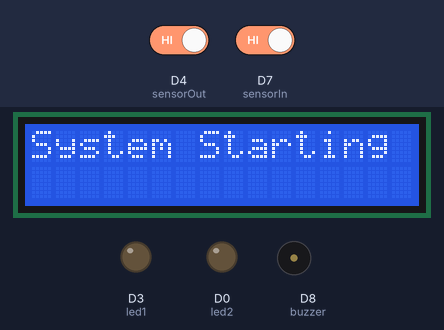
This sketch was run on a simulated ESP8266 (NodeMCU). Parts: 16×2 character LCD, output pins drawn as LEDs (lit = HIGH), buzzer (waves = sounding, pin HIGH). Inputs (shaded band) come from the test bench; at power-on: D7 (sensorIn) HIGH, D4 (sensorOut) HIGH. WiFi joins after 1.5 s; servers stay silent unless stated; uploads are accepted with an empty reply; the modem accepts every AT command (registered, SIM ready, sends succeed) and sends nothing else; what the sketch prints to the serial monitor is not drawn.

Above: at 2.1 s.
At 7.8 s:
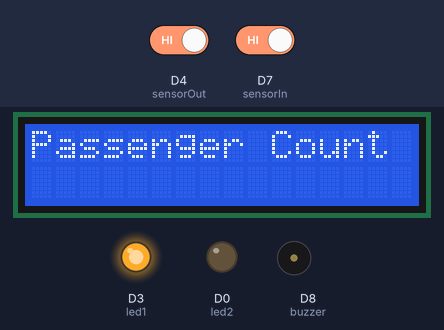
7.9 s: D7 (sensorIn) driven LOW
At 10.8 s:
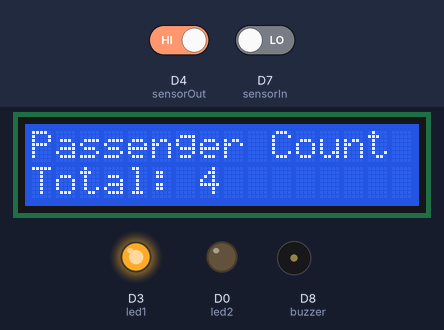
10.9 s: D7 (sensorIn) driven HIGH
12.4 s: D4 (sensorOut) driven LOW
At 12.63 s:
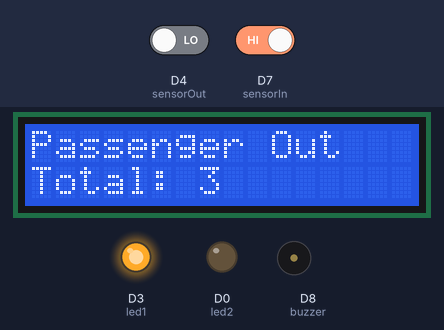
Timing chart, 0 to 15.4 s (numbered marks = the images above; inputs shaded):
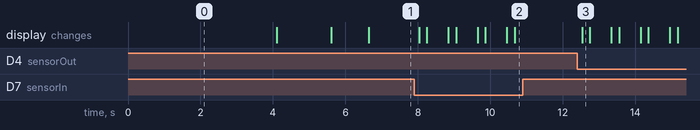

Measured:
- after the input at 7.9 s, the display: first changes after 0.14 s (image 2 shows a later state)
- after the input at 10.9 s, every drawn part: stays the same
- after the input at 12.4 s, the display: changes after 0.13 s (image 3)

The sketch:

smart_bus_monitor.ino
```cpp
#include <Wire.h>
#include <LiquidCrystal_I2C.h>
#include <SoftwareSerial.h>
#include <ESP8266WiFi.h>
#include <ESP8266HTTPClient.h>

// LCD Configuration
LiquidCrystal_I2C lcd(0x27, 16, 2);

// SIM800L Configuration
SoftwareSerial sim800(D6, D5); // RX, TX

// Sensor Pins
const int sensorIn = D7;
const int sensorOut = D4;

// WiFi Configuration
const char* ssid = "HUAWEI-B310-68AD";
const char* password = "YALJG3Y7FH6";
const String serverURL = "http://192.168.10.110/smart-bus/api/hardware_api.php";

// System Variables
int count = 0;
const int maxCount = 18;
String lastStatus = "normal";  // Track last status

// LED and Buzzer Pins
const int led1 = D3;
const int buzzer = D8;
const int led2 = D0;

// Timing and flags
unsigned long lastDebounceTime = 0;
const unsigned long debounceDelay = 500;

unsigned long lastSMSTime = 0;
const unsigned long smsInterval = 10000;

bool notifiedFull = false;
bool buzzerOffAfterFull = false;
unsigned long fullTime = 0;

// Plate number (should exist in DB)
String plate_number = "RAC123B";

void setup() {
  Serial.begin(115200);
  lcd.init(); lcd.backlight();
  lcd.print("System Starting");
  delay(2000);

  pinMode(sensorIn, INPUT_PULLUP);
  pinMode(sensorOut, INPUT_PULLUP);
  pinMode(led1, OUTPUT); pinMode(led2, OUTPUT); pinMode(buzzer, OUTPUT);

  digitalWrite(led1, LOW); digitalWrite(led2, LOW); digitalWrite(buzzer, LOW);

  sim800.begin(9600);
  delay(1000); sim800.println("AT");
  waitForResponse(1000);

  connectToWiFi();
  lcd.clear(); lcd.print("Ready");
  Serial.println("System Ready");
}

void loop() {
  digitalWrite(led1, HIGH);

  // Entry detection
  if (digitalRead(sensorIn) == LOW && millis() - lastDebounceTime > debounceDelay) {
    count++;

    String status = getStatus();
    updateDisplay("Passenger In");
    sendToServer("entry", count, status);
    lastDebounceTime = millis();
  }

  // Exit detection
  if (digitalRead(sensorOut) == LOW && count > 0 && millis() - lastDebounceTime > debounceDelay) {
    count--;

    String status = getStatus();
    updateDisplay("Passenger Out");
    sendToServer("exit", count, status);
    lastDebounceTime = millis();
  }

  // Determine current status
  String currentStatus = getStatus();

  // Send SMS once when status changes into full or overloading
  if ((currentStatus == "full" || currentStatus == "overloading") && currentStatus != lastStatus) {
    sendSMS();
    lastSMSTime = millis();
  }

  // Alert logic
  if (currentStatus == "full") {
    digitalWrite(led2, HIGH);

    if (!notifiedFull) {
      digitalWrite(buzzer, HIGH);  // Buzz for 3 seconds
      fullTime = millis();
      notifiedFull = true;
      buzzerOffAfterFull = false;
      lcd.setCursor(0, 0); lcd.print("Vehicle is full. ");
    }

    if (!buzzerOffAfterFull && millis() - fullTime >= 3000) {
      digitalWrite(buzzer, LOW);
      buzzerOffAfterFull = true;
    }

  } else if (currentStatus == "overloading") {
    digitalWrite(led2, HIGH);
    digitalWrite(buzzer, LOW);   // Don't buzz when overloaded
    lcd.setCursor(0, 0); lcd.print("Overloading!!    ");

  } else { // normal
    digitalWrite(led2, LOW);
    digitalWrite(buzzer, LOW);
    lcd.setCursor(0, 0); lcd.print("Passenger Count ");
    notifiedFull = false;
    buzzerOffAfterFull = false;
  }

  // Update last status
  lastStatus = currentStatus;

  delay(100);
}

String getStatus() {
  if (count == maxCount) return "full";
  else if (count > maxCount) return "overloading";
  else return "normal";
}

void sendToServer(String event, int count, String status) {
  if (WiFi.status() != WL_CONNECTED) { connectToWiFi(); }

  HTTPClient http;
  WiFiClient client;

  String url = serverURL + "?event=" + event + "&count=" + String(count)
              + "&status=" + status + "&plate_number=" + plate_number;

  Serial.println("HTTP GET: " + url);

  if (http.begin(client, url)) {
    int httpCode = http.GET();
    if (httpCode > 0) {
      String payload = http.getString();
      Serial.printf("HTTP %d: %s\n", httpCode, payload.c_str());
    } else {
      Serial.printf("HTTP request failed: %s\n", http.errorToString(httpCode).c_str());
    }
    http.end();
  } else {
    Serial.println("Unable to start HTTP connection");
  }
}

void updateDisplay(String message) {
  lcd.clear();
  lcd.setCursor(0, 0); lcd.print(message);
  lcd.setCursor(0, 1); lcd.print("Total: "); lcd.print(count);
  Serial.println(message + " - Count: " + String(count));
}

void sendSMS() {
  Serial.println("Sending SMS...");
  sim800.println("AT+CMGF=1"); waitForResponse(1000);
  sim800.println("AT+CMGS=\"+250780830355\""); waitForResponse(1000);
  sim800.println("Alert: Vehicle status changed. Count: " + String(count));
  delay(100); sim800.write(26);
  waitForResponse(2000);
}

void connectToWiFi() {
  WiFi.begin(ssid, password);
  lcd.clear(); lcd.print("Connecting WiFi...");
  unsigned long timeout = millis() + 15000;
  while (WiFi.status() != WL_CONNECTED && millis() < timeout) {
    delay(500); Serial.print(".");
  }
  if (WiFi.status() == WL_CONNECTED) {
    lcd.clear(); lcd.print("WiFi Connected"); delay(1000);
    Serial.println("WiFi connected! IP: " + WiFi.localIP().toString());
  } else {
    lcd.clear(); lcd.print("WiFi Failed"); delay(1000);
  }
}

void waitForResponse(unsigned long timeout) {
  unsigned long start = millis();
  while (millis() - start < timeout) {
    while (sim800.available()) {
      char c = sim800.read(); Serial.write(c);
    }
  }
}
```
